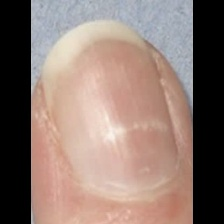
#> input picture Act 1/63.jpg, 224 x 224 px
$ python crop.py
#> lines starting #> are read from the running program, lines starting #| are printed output that depends on the picture
import cv2

image = cv2.imread("./63.jpg")
#> image is the input picture: shape (224, 224, 3); mean B, G, R 112.9, 121.2, 142

cropped = image[100:400, 150:450]
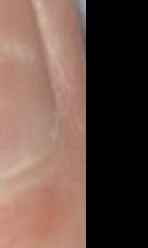
#> cropped: shape (124, 74, 3) (shown 2 times larger); mean B, G, R 70.5, 80.1, 104.5

cv2.imwrite("./Wallpaper 43-cropped.jpg", cropped)

cv2.imshow("Original", image)
cv2.imshow("Cropped", cropped)

while True:
    key = cv2.waitKey(1) & 0xFF
#> (key q is pressed here)
    if key == ord("q"):
        break

cv2.destroyAllWindows()
